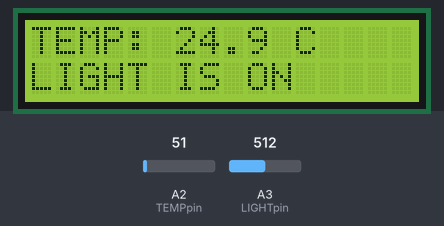
This sketch was run on a simulated Arduino Uno, built with avr-gcc and run on an emulated ATmega328P. Parts: 16×2 character LCD. The inputs (shaded band) are chosen by the test bench; at power-on: A3 (LIGHTpin) = 512, A2 (TEMPpin) = 51.

Above: at 1.2 s.
1.3 s: A3 (LIGHTpin) set to 410
3.2 s: A3 (LIGHTpin) set to 388
At 5.2 s:
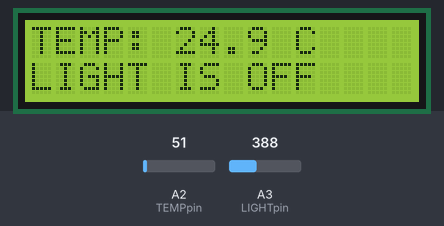
5.5 s: A2 (TEMPpin) set to 61
At 7.2 s:
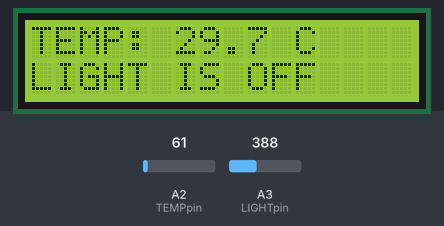
7.6 s: A2 (TEMPpin) set to 71
At 9.2 s:
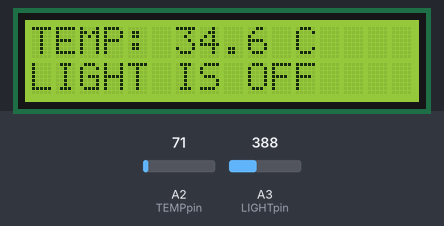
9.6 s: A2 (TEMPpin) set to 86
At 11.1 s:
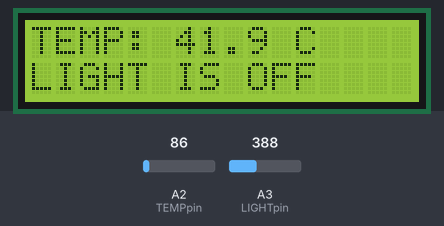
11.6 s: A3 (LIGHTpin) set to 511
At 13.1 s:
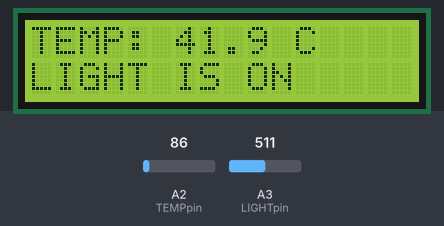
Timing chart, 0 to 14.6 s (numbered marks = the images above; inputs shaded):
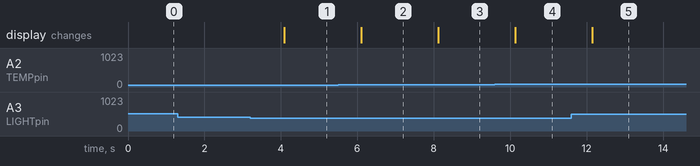

Measured:
- the behaviour switches between 400 and 399 on A3 (LIGHTpin) (found by bisection; images 0 and 1)
- after the input at 1.3 s, every drawn part: stays the same
- after the input at 3.2 s, the display: changes after 0.89 s (image 1)
- after the input at 5.5 s, the display: changes after 0.61 s (image 2)
- after the input at 7.6 s, the display: changes after 0.52 s (image 3)
- after the input at 9.6 s, the display: changes after 0.53 s (image 4)
- after the input at 11.6 s, the display: changes after 0.54 s (image 5)

The sketch:

termometar_svijetlo_sketch.ino
```cpp
#include <LiquidCrystal.h>
#include<stdlib.h>

#define TEMPpin A2
#define LIGHTpin A3

float rezultatTemp = 0;
long valTemp = 0;
char tempVal[10];
String tempStr = "";

LiquidCrystal lcd(4, 6, 10, 11, 12, 13);

void setup() {

  lcd.begin(16,2);
  //Serial.begin(9600);

}

void loop() {
  tempStr = "";
  valTemp = analogRead(TEMPpin);
  rezultatTemp = (valTemp * 0.0048828125 * 100);
  int light = analogRead(LIGHTpin);

  dtostrf(rezultatTemp, 4, 2, tempVal);
  for (int i=0; i<4; i++) {
    tempStr+=tempVal[i];
    }

  String temperatura = "TEMP: "+ tempStr +" C";
  //String svijetlo = light;
  //Serial.println(light);
  String statusSvijetlo="";
  if (light < 400) {
    statusSvijetlo = "LIGHT IS OFF";
    }
  else {
    statusSvijetlo = "LIGHT IS ON";
    }

  lcd.clear();
  lcd.setCursor(0,0);
  lcd.print(temperatura);
  lcd.setCursor(0,1);
  lcd.print(statusSvijetlo);

  delay(1000);

}
```
